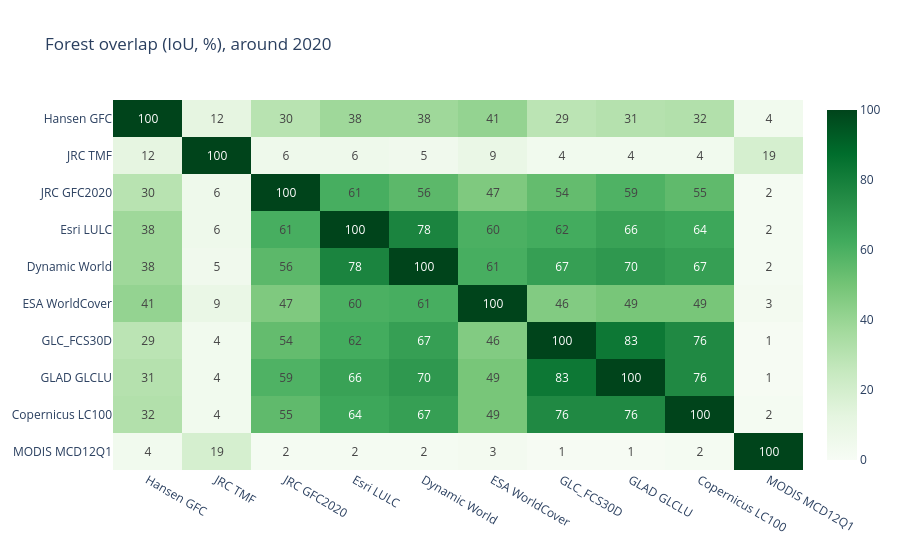
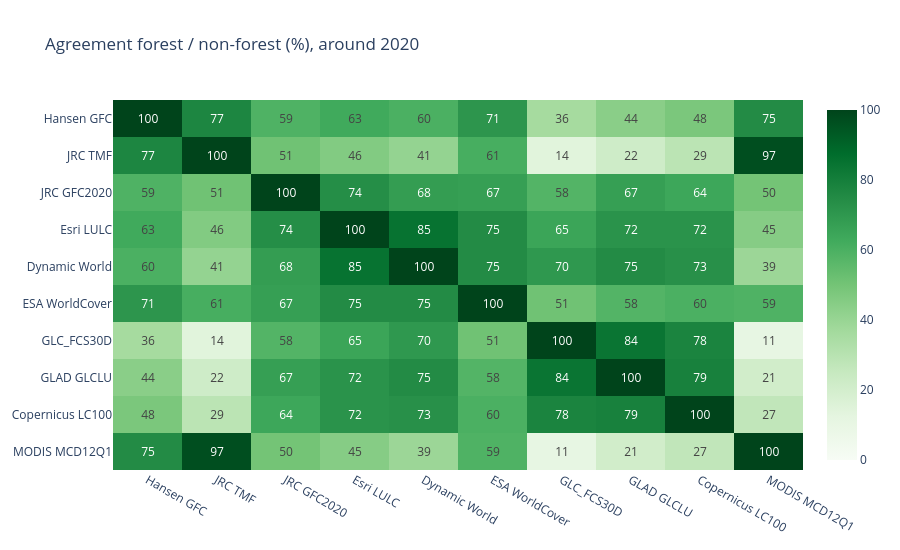

Notebook source saved alongside these figures, in order:
### Markdown cell above
### 8.4 Pairwise agreement on forest

For each pair of products, only points where both have data:

- **Agreement**: share of the area where both say forest or both say non-forest. Can be inflated by the large area both call non-forest.
- **Forest overlap (IoU)**: area both call forest / area at least one calls forest. 
- 100 % means the same forest map, 50 % means half of the forest of the two maps is not shared.

Sources: overall agreement is the basic measure of map comparison (Congalton 1991); the forest overlap is the
Jaccard index (Jaccard 1912). Pontius & Millones (2011) recommend these simple proportions over kappa.

### Code cell
keys = list(snapshot.columns)
agreement = pd.DataFrame(index=keys, columns=keys, dtype=float)
forest_iou = pd.DataFrame(index=keys, columns=keys, dtype=float)
for a in keys:
    for b in keys:
        valid = snapshot[a].notna() & snapshot[b].notna()
        forest_a, forest_b, w = snapshot.loc[valid, a] == 1, snapshot.loc[valid, b] == 1, snapshot_weights[valid]
        agreement.loc[a, b] = 100 * np.average(forest_a == forest_b, weights=w)
        union = w[forest_a | forest_b].sum()
        forest_iou.loc[a, b] = 100 * w[forest_a & forest_b].sum() / union if union else np.nan

for matrix, title in [(forest_iou, "Forest overlap (IoU, %)"), (agreement, "Agreement forest / non-forest (%)")]:
    fig = px.imshow(
        matrix.rename(index=PRODUCT_LABELS, columns=PRODUCT_LABELS).round(0), text_auto=True,
        color_continuous_scale="Greens", zmin=0, zmax=100, aspect="auto",
        title=f"{title}, around {COMPARISON_YEAR}", template=PLOT_TEMPLATE,
    )
    fig.update_layout(height=550)
    fig.show()

### Figure 1 — Plotly figure (JSON) as saved in the notebook; plotly's stock layout.template omitted (floating-point values rounded to 4 significant figures)
{"data": [{"coloraxis": "coloraxis", "hovertemplate": "x: %{x}<br>y: %{y}<br>color: %{z}<extra></extra>", "name": "0", "texttemplate": "%{z}", "type": "heatmap", "x": ["Hansen GFC", "JRC TMF", "JRC GFC2020", "Esri LULC", "Dynamic World", "ESA WorldCover", "GLC_FCS30D", "GLAD GLCLU", "Copernicus LC100", "MODIS MCD12Q1"], "xaxis": "x", "y": ["Hansen GFC", "JRC TMF", "JRC GFC2020", "Esri LULC", "Dynamic World", "ESA WorldCover", "GLC_FCS30D", "GLAD GLCLU", "Copernicus LC100", "MODIS MCD12Q1"], "yaxis": "y", "z": [[100.0, 12.0, 30.0, 38.0, 38.0, 41.0, 29.0, 31.0, 32.0, 4.0], [12.0, 100.0, 6.0, 6.0, 5.0, 9.0, 4.0, 4.0, 4.0, 19.0], [30.0, 6.0, 100.0, 61.0, 56.0, 47.0, 54.0, 59.0, 55.0, 2.0], [38.0, 6.0, 61.0, 100.0, 78.0, 60.0, 62.0, 66.0, 64.0, 2.0], [38.0, 5.0, 56.0, 78.0, 100.0, 61.0, 67.0, 70.0, 67.0, 2.0], [41.0, 9.0, 47.0, 60.0, 61.0, 100.0, 46.0, 49.0, 49.0, 3.0], [29.0, 4.0, 54.0, 62.0, 67.0, 46.0, 100.0, 83.0, 76.0, 1.0], [31.0, 4.0, 59.0, 66.0, 70.0, 49.0, 83.0, 100.0, 76.0, 1.0], [32.0, 4.0, 55.0, 64.0, 67.0, 49.0, 76.0, 76.0, 100.0, 2.0], [4.0, 19.0, 2.0, 2.0, 2.0, 3.0, 1.0, 1.0, 2.0, 100.0]]}], "layout": {"coloraxis": {"cmax": 100, "cmin": 0, "colorscale": [[0, "rgb(247,252,245)"], [0.125, "rgb(229,245,224)"], [0.25, "rgb(199,233,192)"], [0.375, "rgb(161,217,155)"], [0.5, "rgb(116,196,118)"], [0.625, "rgb(65,171,93)"], [0.75, "rgb(35,139,69)"], [0.875, "rgb(0,109,44)"], [1, "rgb(0,68,27)"]]}, "height": 550, "title": {"text": "Forest overlap (IoU, %), around 2020"}, "xaxis": {"anchor": "y", "domain": [0, 1]}, "yaxis": {"anchor": "x", "autorange": "reversed", "domain": [0, 1]}}}

### Figure 2 — Plotly figure (JSON) as saved in the notebook; plotly's stock layout.template omitted (floating-point values rounded to 4 significant figures)
{"data": [{"coloraxis": "coloraxis", "hovertemplate": "x: %{x}<br>y: %{y}<br>color: %{z}<extra></extra>", "name": "0", "texttemplate": "%{z}", "type": "heatmap", "x": ["Hansen GFC", "JRC TMF", "JRC GFC2020", "Esri LULC", "Dynamic World", "ESA WorldCover", "GLC_FCS30D", "GLAD GLCLU", "Copernicus LC100", "MODIS MCD12Q1"], "xaxis": "x", "y": ["Hansen GFC", "JRC TMF", "JRC GFC2020", "Esri LULC", "Dynamic World", "ESA WorldCover", "GLC_FCS30D", "GLAD GLCLU", "Copernicus LC100", "MODIS MCD12Q1"], "yaxis": "y", "z": [[100.0, 77.0, 59.0, 63.0, 60.0, 71.0, 36.0, 44.0, 48.0, 75.0], [77.0, 100.0, 51.0, 46.0, 41.0, 61.0, 14.0, 22.0, 29.0, 97.0], [59.0, 51.0, 100.0, 74.0, 68.0, 67.0, 58.0, 67.0, 64.0, 50.0], [63.0, 46.0, 74.0, 100.0, 85.0, 75.0, 65.0, 72.0, 72.0, 45.0], [60.0, 41.0, 68.0, 85.0, 100.0, 75.0, 70.0, 75.0, 73.0, 39.0], [71.0, 61.0, 67.0, 75.0, 75.0, 100.0, 51.0, 58.0, 60.0, 59.0], [36.0, 14.0, 58.0, 65.0, 70.0, 51.0, 100.0, 84.0, 78.0, 11.0], [44.0, 22.0, 67.0, 72.0, 75.0, 58.0, 84.0, 100.0, 79.0, 21.0], [48.0, 29.0, 64.0, 72.0, 73.0, 60.0, 78.0, 79.0, 100.0, 27.0], [75.0, 97.0, 50.0, 45.0, 39.0, 59.0, 11.0, 21.0, 27.0, 100.0]]}], "layout": {"coloraxis": {"cmax": 100, "cmin": 0, "colorscale": [[0, "rgb(247,252,245)"], [0.125, "rgb(229,245,224)"], [0.25, "rgb(199,233,192)"], [0.375, "rgb(161,217,155)"], [0.5, "rgb(116,196,118)"], [0.625, "rgb(65,171,93)"], [0.75, "rgb(35,139,69)"], [0.875, "rgb(0,109,44)"], [1, "rgb(0,68,27)"]]}, "height": 550, "title": {"text": "Agreement forest / non-forest (%), around 2020"}, "xaxis": {"anchor": "y", "domain": [0, 1]}, "yaxis": {"anchor": "x", "autorange": "reversed", "domain": [0, 1]}}}
